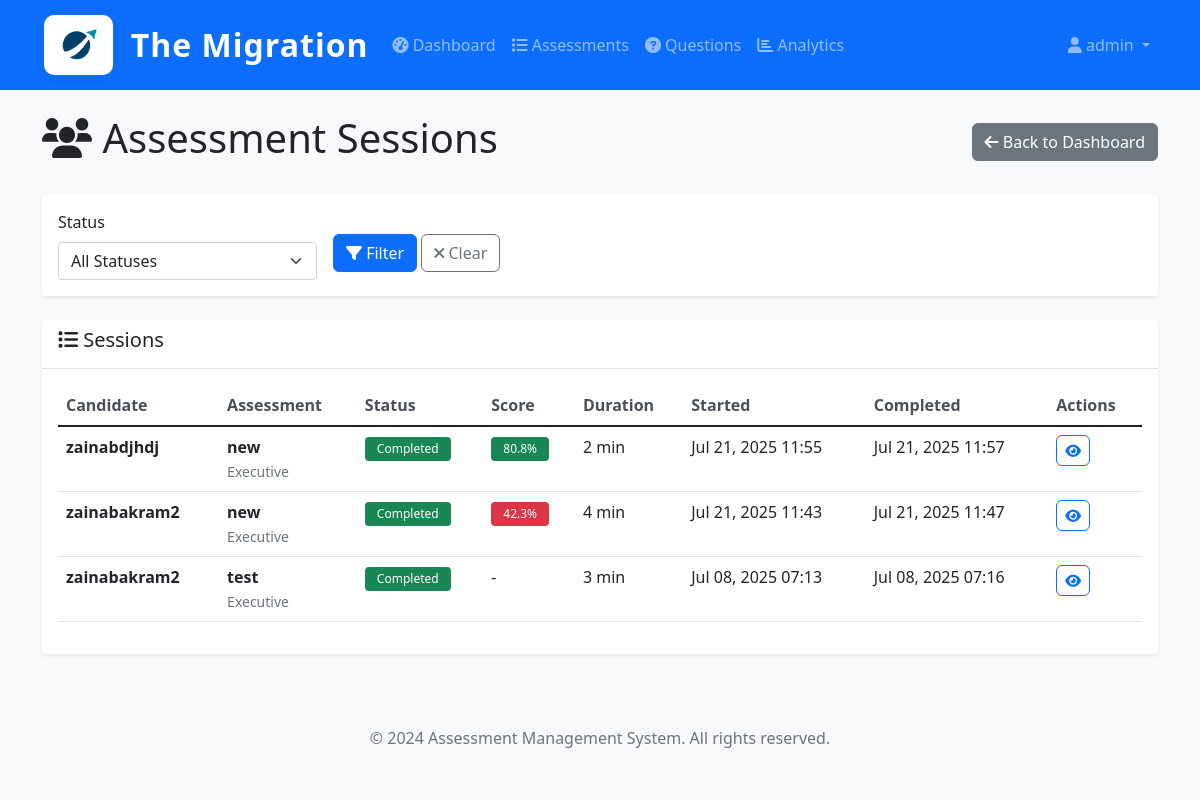
The app's page /assessments/admin/sessions/ (signed in), older data.
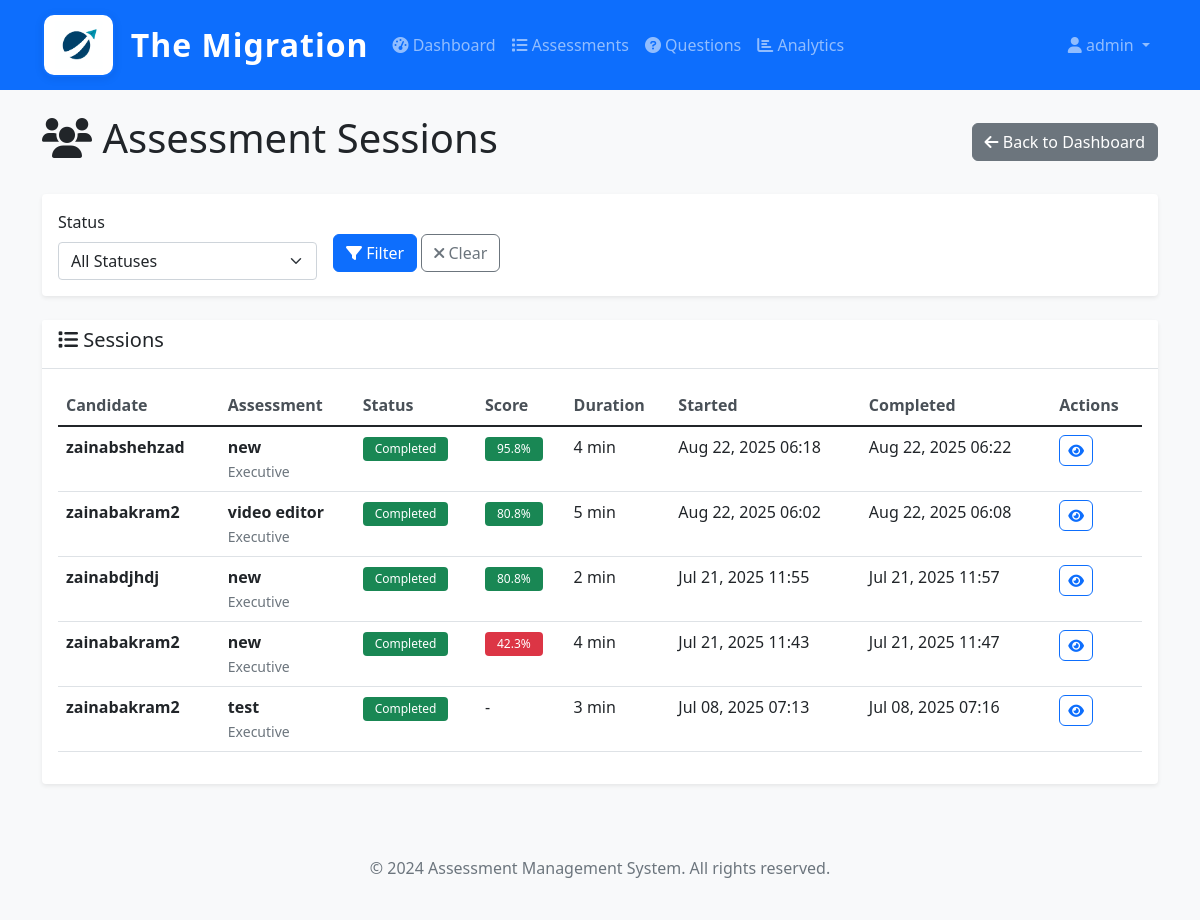
The same page, newer data.
### assessments/models.py (models this page shows, shortened)
class AssessmentSession(models.Model):
    STATUS_CHOICES = [
        ('not_started', 'Not Started'),
        ('in_progress', 'In Progress'),
        ('completed', 'Completed'),
        ('expired', 'Expired'),
    ]
    user = models.ForeignKey(CustomUser, on_delete=models.CASCADE, related_name='assessment_sessions')
    assessment = models.ForeignKey(Assessment, on_delete=models.CASCADE, related_name='sessions')
    status = models.CharField(max_length=20, choices=STATUS_CHOICES, default='not_started')
    started_at = models.DateTimeField(auto_now_add=True)
    completed_at = models.DateTimeField(null=True, blank=True)
    time_taken_minutes = models.PositiveIntegerField(null=True, blank=True)
    score = models.FloatField(null=True, blank=True)
    total_points = models.PositiveIntegerField(null=True, blank=True)
    percentage_score = models.FloatField(null=True, blank=True)
    passed = models.BooleanField(null=True, blank=True)
    attempt_number = models.PositiveIntegerField(default=1)
    class Meta:
        verbose_name = 'Assessment Session'
        verbose_name_plural = 'Assessment Sessions'
        unique_together = ['user', 'assessment', 'attempt_number']

class Assessment(models.Model):
    name = models.CharField(max_length=200)
    description = models.TextField(blank=True)
    assessment_type = models.ForeignKey(Designation, on_delete=models.CASCADE, related_name='assessments')
    questions = models.ManyToManyField(Question, through='AssessmentQuestion', related_name='assessments')
    time_limit_minutes = models.PositiveIntegerField(default=60)
    randomize_questions = models.BooleanField(default=True)
    pass_threshold = models.FloatField(
        validators=[MinValueValidator(0.0), MaxValueValidator(100.0)],
        help_text="Pass threshold as percentage (0-100)"
    )
    max_attempts = models.PositiveIntegerField(default=1, help_text="Maximum attempts allowed")
    allow_retake = models.BooleanField(default=True, help_text="Allow candidates to retake this assessment")
    show_results_immediately = models.BooleanField(default=True, help_text="Show results immediately after completion")
    is_active = models.BooleanField(default=True)
    instructions = models.TextField(blank=True)
    created_by = models.ForeignKey(CustomUser, on_delete=models.SET_NULL, null=True, related_name='created_assessments')
    created_at = models.DateTimeField(auto_now_add=True)
    updated_at = models.DateTimeField(auto_now=True)
    class Meta:
        verbose_name = 'Assessment'
        verbose_name_plural = 'Assessments'

class Designation(models.Model):
    name = models.CharField(max_length=100, unique=True)
    description = models.TextField(blank=True)
    is_active = models.BooleanField(default=True)
    created_at = models.DateTimeField(auto_now_add=True)
    updated_at = models.DateTimeField(auto_now=True)
    class Meta:
        verbose_name = 'Designation'
        verbose_name_plural = 'Designations'

### users/models.py (models this page shows, shortened)
class CustomUser(AbstractUser):
    ROLE_CHOICES = (
        ('admin', 'Admin'),
        ('hr_admin', 'HR Admin'),
        ('candidate', 'Candidate'),
        ('reviewer', 'Reviewer'),
    )
    role = models.CharField(max_length=20, choices=ROLE_CHOICES, default='candidate')
    phone = models.CharField(max_length=15, blank=True, null=True)
    department = models.CharField(max_length=100, blank=True, null=True)
    employee_id = models.CharField(max_length=50, blank=True, null=True)
    is_active = models.BooleanField(default=True)
    created_at = models.DateTimeField(auto_now_add=True)
    updated_at = models.DateTimeField(auto_now=True)
    class Meta:
        verbose_name = 'User'
        verbose_name_plural = 'Users'

### assessments/views.py (the view)
    def wrapper(request, *args, **kwargs):
        if not request.user.is_authenticated:
            return HttpResponseRedirect(reverse('admin_login'))
        if not is_authorized_admin(request.user):
            messages.error(request, 'Access denied. Only authorized administrators can access this system.')
            return HttpResponseRedirect(reverse('admin_login'))
        return view_func(request, *args, **kwargs)

### assessments/views.py (called while the page is built)
def is_authorized_admin(user):
    return (user.is_authenticated and
            user.role == 'admin' and
            user.email in AUTHORIZED_ADMIN_EMAILS)

def admin_required(view_func):
    def wrapper(request, *args, **kwargs):
        if not request.user.is_authenticated:
            return HttpResponseRedirect(reverse('admin_login'))
        if not is_authorized_admin(request.user):
            messages.error(request, 'Access denied. Only authorized administrators can access this system.')
            return HttpResponseRedirect(reverse('admin_login'))
        return view_func(request, *args, **kwargs)
    return wrapper

@admin_required
def session_list(request):
    sessions = AssessmentSession.objects.select_related('user', 'assessment').order_by('-started_at')
    status = request.GET.get('status')
    if status:
        sessions = sessions.filter(status=status)
    paginator = Paginator(sessions, 20)
    page_number = request.GET.get('page')
    page_obj = paginator.get_page(page_number)
    context = {
        'page_obj': page_obj,
        'status_filter': status,
    }
    return render(request, 'assessments/session_list.html', context)

### assessments/templates/assessments/session_list.html (shortened to what the changed rows need)
{% extends 'base.html' %}
{% block content %}
<div class="row">
    <div class="col-12">
        <div class="d-flex justify-content-between align-items-center mb-4">
            <h1><i class="fas fa-users"></i> Assessment Sessions</h1>
        </div>
    </div>
</div>
<div class="row">
    <div class="col-12">
        <div class="card">
            <div class="card-body">
                {% if page_obj %}
                    <div class="table-responsive">
                        <table class="table table-hover">
                            <thead>
                                <tr>
                                    <th>Candidate</th>
                                    <th>Assessment</th>
                                    <th>Status</th>
                                    <th>Score</th>
                                    <th>Duration</th>
                                    <th>Started</th>
                                    <th>Completed</th>
                                    <th>Actions</th>
                                </tr>
                            </thead>
                            <tbody>
                                {% for session in page_obj %}
                                <tr>
                                    <td>
                                        <strong>{{ session.user.username }}</strong>
                                        <br><small class="text-muted">{{ session.user.email }}</small>
                                    </td>
                                    <td>
                                        <strong>{{ session.assessment.name }}</strong>
                                        <br><small class="text-muted">{{ session.assessment.assessment_type.name }}</small>
                                    </td>
                                    <td>
                                        <span class="badge bg-{% if session.status == 'completed' %}success{% elif session.status == 'in_progress' %}warning{% elif session.status == 'expired' %}danger{% else %}secondary{% endif %}">
                                            {{ session.get_status_display }}
                                        </span>
                                    </td>
                                    <td>
                                        {% if session.percentage_score %}
                                            <span class="badge bg-{% if session.percentage_score >= 80 %}success{% elif session.percentage_score >= 60 %}warning{% else %}danger{% endif %}">
                                                {{ session.percentage_score|floatformat:1 }}%
                                            </span>
                                        {% else %}
                                            -
                                        {% endif %}
                                    </td>
                                    <td>
                                        {% if session.time_taken_minutes %}
                                            {{ session.time_taken_minutes }} min
                                        {% else %}
                                            -
                                        {% endif %}
                                    </td>
                                    <td>{{ session.started_at|date:"M d, Y H:i" }}</td>
                                    <td>
                                        {% if session.completed_at %}
                                            {{ session.completed_at|date:"M d, Y H:i" }}
                                        {% else %}
                                            -
                                        {% endif %}
                                    </td>
                                    <td>
                                        <div class="btn-group" role="group">
                                            <a href="{% url 'assessments:session_detail' session.id %}" class="btn btn-sm btn-outline-primary">
                                                <i class="fas fa-eye"></i>
                                            </a>
                                        </div>
                                    </td>
                                </tr>
                                {% endfor %}
                            </tbody>
                        </table>
                    </div>
                {% else %}
                    <div class="text-center py-4">
                        <i class="fas fa-users fa-3x text-muted mb-3"></i>
                        <p class="text-muted">No assessment sessions found.</p>
                    </div>
                {% endif %}
            </div>
        </div>
    </div>
</div>
{% endblock %}

Row changes from the older to the newer data that the page shows:
added AssessmentSession: user.username "zainabshehzad", assessment.name "new", assessment.assessment_type.name "Executive", status "Completed", percentage_score "95.8", time_taken_minutes "4", started_at "Aug 22, 2025 06:18", completed_at "Aug 22, 2025 06:22"
added AssessmentSession: user.username "zainabakram2", assessment.name "video editor", assessment.assessment_type.name "Executive", status "Completed", percentage_score "80.8", time_taken_minutes "5", started_at "Aug 22, 2025 06:02", completed_at "Aug 22, 2025 06:08"
